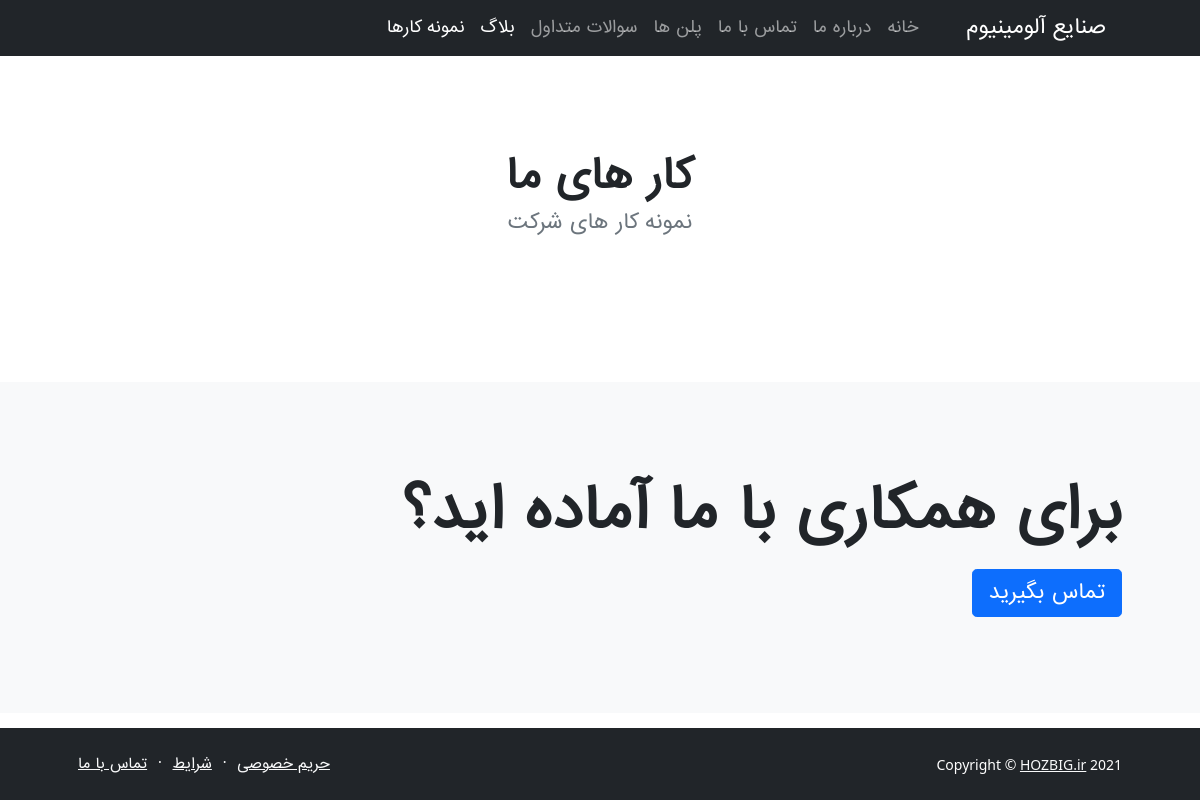
/portfolio/, run on an earlier commit of the app's database.
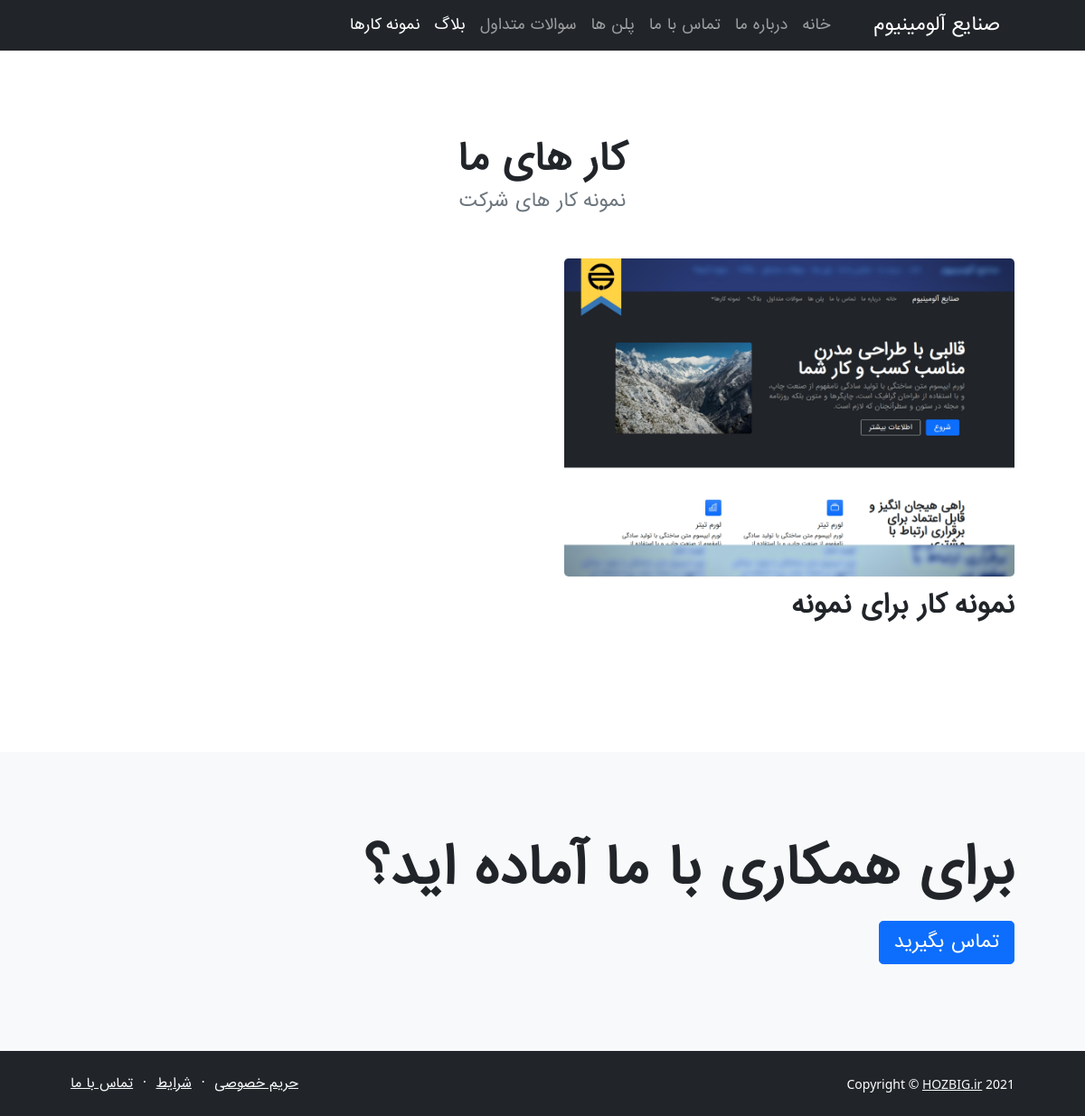
And on a later commit of the database.
### portfolio/models.py (models this page shows)
class Portfolio(models.Model):
	title = models.CharField(max_length=120)
	slug = models.SlugField(max_length=50, default="")
	description1 = models.TextField()
	image1 = models.ImageField(upload_to='portfolio-image/', null=False, blank=False)
	image2 = models.ImageField(upload_to='portfolio-image/', null=True, blank=True)
	image3 = models.ImageField(upload_to='portfolio-image/', null=True, blank=True)
	description2 = models.TextField(null=True, blank=True)
	created_time = models.DateTimeField(auto_now_add=True, blank=True, null=True)
	publish_time = models.DateTimeField(auto_now=True, blank=True, null=True)
	STATUS_LIST = (
			("p", "publish"),
			("d", "draft"),
		)
	status = models.CharField(max_length=1, choices=STATUS_LIST, default="p", )
	suggest = models.BooleanField(default=False)
	def j_created_time(self):
		return jalali_convertor(self.created_time, lang_format="en", time_status="on")
	j_created_time.short_description = "created_time"
	def j_publish_time(self):
		return jalali_convertor(self.publish_time)
	j_publish_time.short_description = "published_time"

### portfolio/views.py (the view)
# urls.py: path('', portfolio_home_view, name= 'portfolio_home_url'),
def portfolio_home_view(request):
	portfolios = Portfolio.objects.all().filter(status = "p")
	context = {
		"page_title": "نمونه کارها",
		"portfolios": portfolios,
	}
	return render(request, 'portfolio/portfolio-home.html', context)

### templates/portfolio/portfolio-home.html
{% extends 'bases/base-templates.html' %}
{% load static %}
        {% block first_row %}
        <section class="py-5">
            <div class="container px-5 my-5">
                <div class="text-center mb-5">
                    <h1 class="fw-bolder">کار های ما</h1>
                    <p class="lead fw-normal text-muted mb-0">نمونه کار های شرکت</p>
                </div>
                <div class="row gx-5">
                    {% for item in portfolios %}
                    <div class="col-lg-6">
                        <div class="position-relative mb-5">
                            <img class="img-fluid rounded-3 mb-3" src="{{item.image1.url}}"
                                alt="{{item.image1.name}}" />
                            <a class="h3 fw-bolder text-decoration-none link-dark stretched-link" href="{% url 'portfolio_app:portfolio_post_url' item.slug %}">{{item.title}}</a>
                        </div>
                    </div>
                    {% endfor %}
                </div>
            </div>
        </section>
        {% endblock first_row %}
        {% block second_row %}
        <section class="py-5 bg-light">
            <div class="container px-5 my-5">
                <h2 class="display-4 fw-bolder mb-4">برای همکاری با ما آماده اید؟</h2>
                <a class="btn btn-lg btn-primary" href="#!">تماس بگیرید</a>
            </div>
        </section>
        {% endblock second_row %}

### templates/bases/base-templates.html (shortened to what this page needs)
{% load static %}
<!DOCTYPE html>
<html lang="en" dir="rtl">
<head>
    <link href="https://cdn.jsdelivr.net/npm/bootstrap-icons@1.5.0/font/bootstrap-icons.css" rel="stylesheet" />
    <link href="{% static 'css/styles.css' %}" rel="stylesheet" />
    <link href="{% static 'css/styles-mine.css' %}" rel="stylesheet" />
</head>
<body class="d-flex flex-column h-100">
    <main class="flex-shrink-0">
        <nav class="navbar navbar-expand-lg navbar-dark bg-dark">
            <div class="container px-5">
                <a class="navbar-brand" href="{% url 'home_app:home_url' %}">صنایع آلومینیوم</a>
                <div class="collapse navbar-collapse" id="navbarSupportedContent">
                    <ul class="navbar-nav ms-auto mb-2 mb-lg-0">
                        <li class="nav-item"><a class="nav-link" href="{% url 'home_app:home_url' %}">خانه</a></li>
                        <li class="nav-item"><a class="nav-link" href="{% url 'about_app:about_url' %}">درباره ما</a></li>
                        <li class="nav-item"><a class="nav-link" href="{% url 'contact_app:contact_url' %}">تماس با ما</a></li>
                        <li class="nav-item"><a class="nav-link" href="{% url 'pricing_app:pricing_url' %}">پلن ها</a></li>
                        <li class="nav-item"><a class="nav-link" href="{% url 'faq_app:faq_url' %}">سوالات متداول</a></li>
                        <li class="nav-item dropdown">
                            <a class="nav-link text-white" href="{% url 'blog_app:blog_home_url' %}">بلاگ</a>
                        </li>
                        <li class="nav-item dropdown">
                            <a class="nav-link text-white" href="{% url 'portfolio_app:portfolio_home_url' %}">نمونه کارها</a>
                        </li>
                    </ul>
                </div>
            </div>
        </nav>
        {% block first_row %}{% endblock first_row %}
        {% block second_row %}{% endblock second_row %}
    </main>
    <footer class="bg-dark py-4 mt-auto">
        <div class="container px-5">
            <div class="row align-items-center justify-content-between flex-column flex-sm-row">
                <div class="col-auto" style="font-family: system-ui;">
                    <div class="small m-0 text-white">Copyright &copy; <a href="https://hozbig.ir"
                            class="link-light">HOZBIG.ir</a> 2021</div>
                </div>
                <div class="col-auto">
                    <a class="link-light small" href="#!">حریم خصوصی</a>
                    <span class="text-white mx-1">&middot;</span>
                    <a class="link-light small" href="#!">شرایط</a>
                    <span class="text-white mx-1">&middot;</span>
                    <a class="link-light small" href="#!">تماس با ما</a>
                </div>
            </div>
        </div>
    </footer>
</body>
</html>

### assets/css/styles-mine.css (style rules this page uses)
body { font-family: 'IRANSans'; }

What changed in the data, as far as the page shows it:
added Portfolio: image1 (picture), title "نمونه کار برای نمونه"
